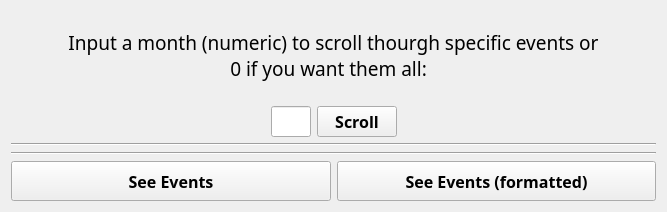
<?xml version="1.0" encoding="UTF-8"?>
<ui version="4.0">
 <class>User</class>
 <widget class="QWidget" name="User">
  <property name="geometry">
   <rect>
    <x>0</x>
    <y>0</y>
    <width>667</width>
    <height>212</height>
   </rect>
  </property>
  <property name="windowTitle">
   <string>User</string>
  </property>
  <layout class="QVBoxLayout" name="verticalLayout">
   <item>
    <widget class="QLabel" name="label">
     <property name="minimumSize">
      <size>
       <width>0</width>
       <height>20</height>
      </size>
     </property>
     <property name="maximumSize">
      <size>
       <width>1000</width>
       <height>16777215</height>
      </size>
     </property>
     <property name="font">
      <font>
       <family>Nunito</family>
       <pointsize>14</pointsize>
      </font>
     </property>
     <property name="text">
      <string>Input a month (numeric) to scroll thourgh specific events or 
0 if you want them all:  </string>
     </property>
     <property name="alignment">
      <set>Qt::AlignCenter</set>
     </property>
    </widget>
   </item>
   <item>
    <layout class="QHBoxLayout" name="horizontalLayout_2">
     <item>
      <spacer name="horizontalSpacer_2">
       <property name="orientation">
        <enum>Qt::Horizontal</enum>
       </property>
       <property name="sizeHint" stdset="0">
        <size>
         <width>40</width>
         <height>20</height>
        </size>
       </property>
      </spacer>
     </item>
     <item>
      <widget class="QLineEdit" name="chooseMonthLineEdit">
       <property name="minimumSize">
        <size>
         <width>0</width>
         <height>20</height>
        </size>
       </property>
       <property name="maximumSize">
        <size>
         <width>40</width>
         <height>16777215</height>
        </size>
       </property>
       <property name="font">
        <font>
         <family>Nunito</family>
         <pointsize>12</pointsize>
        </font>
       </property>
      </widget>
     </item>
     <item>
      <widget class="QPushButton" name="scrollUserEventPushButton">
       <property name="minimumSize">
        <size>
         <width>0</width>
         <height>20</height>
        </size>
       </property>
       <property name="maximumSize">
        <size>
         <width>1000</width>
         <height>16777215</height>
        </size>
       </property>
       <property name="font">
        <font>
         <family>Nunito</family>
         <pointsize>12</pointsize>
         <bold>true</bold>
        </font>
       </property>
       <property name="text">
        <string>Scroll</string>
       </property>
      </widget>
     </item>
     <item>
      <spacer name="horizontalSpacer">
       <property name="orientation">
        <enum>Qt::Horizontal</enum>
       </property>
       <property name="sizeHint" stdset="0">
        <size>
         <width>40</width>
         <height>20</height>
        </size>
       </property>
      </spacer>
     </item>
    </layout>
   </item>
   <item>
    <widget class="Line" name="line">
     <property name="orientation">
      <enum>Qt::Horizontal</enum>
     </property>
    </widget>
   </item>
   <item>
    <widget class="Line" name="line_2">
     <property name="orientation">
      <enum>Qt::Horizontal</enum>
     </property>
    </widget>
   </item>
   <item>
    <layout class="QHBoxLayout" name="horizontalLayout">
     <item>
      <widget class="QPushButton" name="seeUserEventsPushButton">
       <property name="minimumSize">
        <size>
         <width>0</width>
         <height>40</height>
        </size>
       </property>
       <property name="font">
        <font>
         <family>Nunito</family>
         <pointsize>12</pointsize>
         <bold>true</bold>
        </font>
       </property>
       <property name="text">
        <string>See Events</string>
       </property>
      </widget>
     </item>
     <item>
      <widget class="QPushButton" name="seeFormattedUserEventsPushButton">
       <property name="minimumSize">
        <size>
         <width>0</width>
         <height>40</height>
        </size>
       </property>
       <property name="font">
        <font>
         <family>Nunito</family>
         <pointsize>12</pointsize>
         <bold>true</bold>
        </font>
       </property>
       <property name="text">
        <string>See Events (formatted)</string>
       </property>
      </widget>
     </item>
    </layout>
   </item>
  </layout>
 </widget>
 <layoutdefault spacing="6" margin="11"/>
 <resources/>
 <connections/>
</ui>
